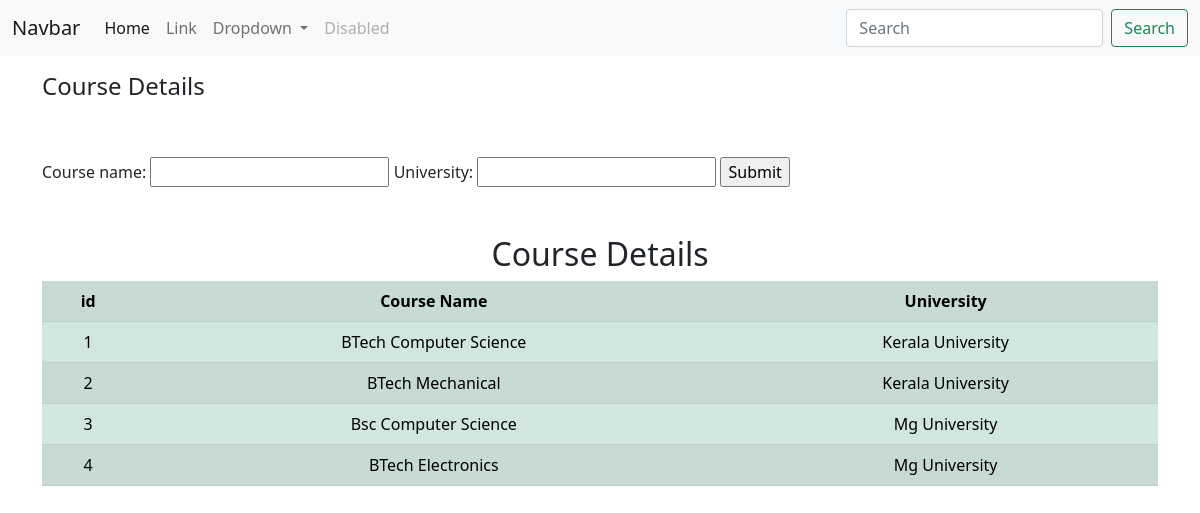
The page / on the database its author committed.
### myadmin/models.py (models this page shows, shortened)
class CourseDetails(models.Model):
    course_name = models.CharField(max_length=25)
    university = models.CharField(max_length=25)

### myadmin/views.py (the view)
# urls.py: path('',views.Course,name='course'),
def Course(request):
    data = CourseDetails.objects.all()
    form = CourseDetailsForm()
    context ={'data':data,'form':form}
    if request.method == 'POST':
        form1 = CourseDetailsForm(request.POST)
        if form1.is_valid():
            form1.save()
            return redirect('/')
    return render(request,'course.html',context)

### myadmin/forms.py
class CourseDetailsForm(ModelForm):
    class Meta:
        model=CourseDetails
        fields = ['course_name','university']

### myadmin/templates/course.html (shortened to what this page needs)
{% extends 'main.html' %}
{% block content %}
<div class='container '>
    <h4 class='pt-3'>Course Details</h4>
</div>
<div class='container py-5 '>
    <form method ='POST'>
        {{form}}
        <input type ='submit'>
    </form>
</div>
    <div class="container text-center">
        <h2>Course Details</h2>
    <table class="table table-success table-striped">
        <tr>
            <th>id</th>
            <th>Course Name</th>
            <th>University</th>
        </tr>
        {% for i in data %}
        <tr>
            <td>{{i.id}}</td>
            <td>{{i.course_name}}</td>
            <td>{{i.university}}</td>
        </tr>
        {% endfor %}
    </table>
    </div>
{% endblock %}

### rows shown on the page
CourseDetails: id "1", course_name "BTech Computer Science", university "Kerala University"
CourseDetails: id "2", course_name "BTech Mechanical", university "Kerala University"
CourseDetails: id "3", course_name "Bsc Computer Science", university "Mg University"
CourseDetails: id "4", course_name "BTech Electronics", university "Mg University"
